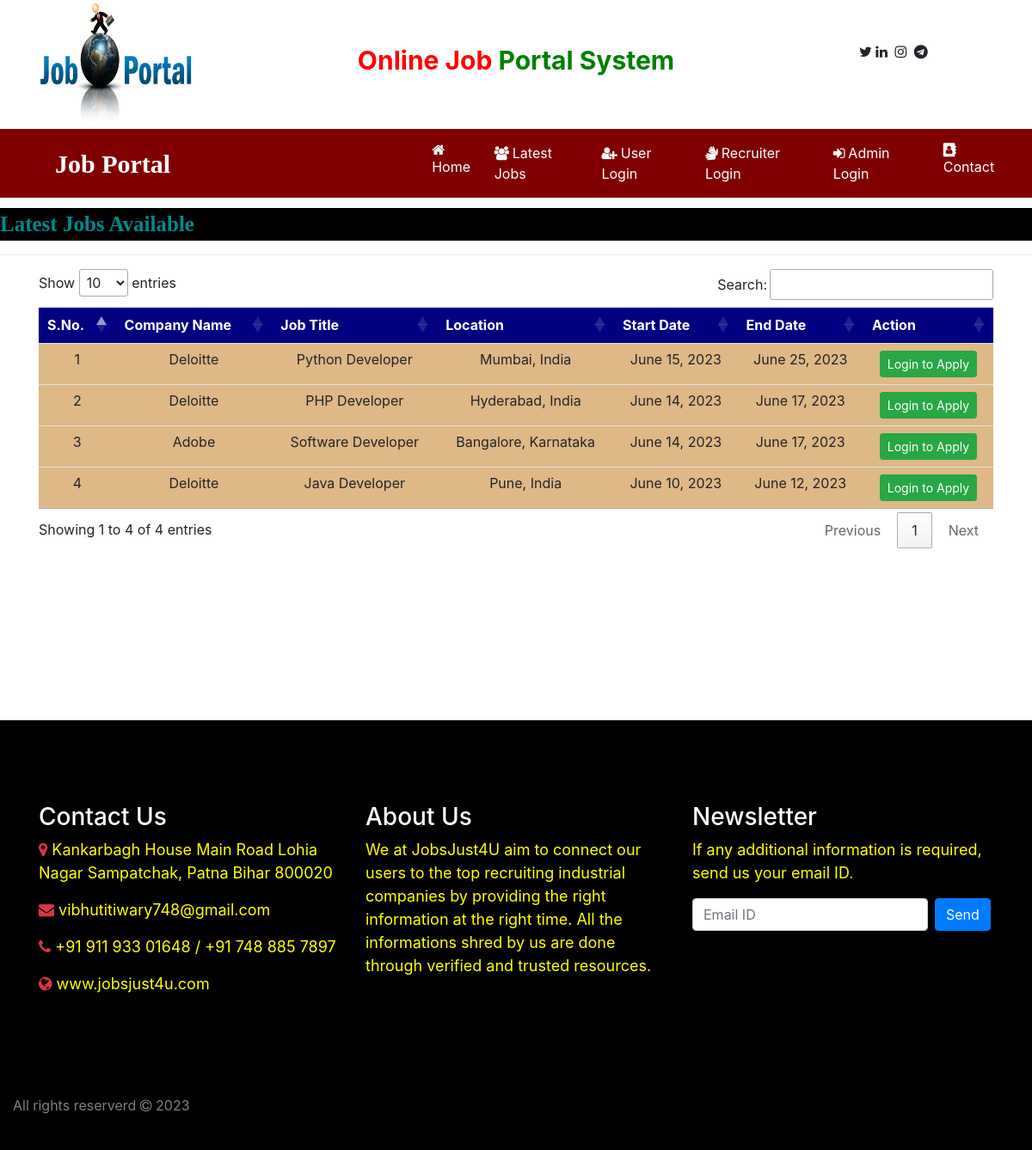
The page /latest_jobs on the database its author committed.
### job/models.py (models this page shows, shortened)
class Job(models.Model):
    recruiter=models.ForeignKey(Recruiter, on_delete=models.CASCADE)
    start_date=models.DateField()
    end_date=models.DateField()
    title=models.CharField(max_length=100)
    salary=models.FloatField(max_length=20)
    image=models.FileField()
    description=models.CharField(max_length=300)
    experience=models.CharField(max_length=50)
    location=models.CharField(max_length=100)
    skills=models.CharField(max_length=100)
    creationdate=models.DateField()

class Recruiter(models.Model):
    user=models.ForeignKey(User, on_delete=models.CASCADE)
    mobile=models.CharField(max_length=15, null=True)
    image=models.FileField(null=True)
    gender=models.CharField(max_length=15, null=True)
    company=models.CharField(max_length=100,null=True)
    type=models.CharField(max_length=15, null=True)
    status=models.CharField(max_length=20, null=True)

### job/views.py (the view)
# urls.py: path('latest_jobs', latest_jobs, name="latest_jobs"),
def latest_jobs(request):
    job=Job.objects.all().order_by('-start_date')
    d={'job':job}
    return render(request, 'latest_jobs.html',d)

### job/templates/latest_jobs.html (shortened to what this page needs)
{% load static %}
{% block body %}
{% include 'navigation.html' %}
<marquee style="font-family: 'Monotype Corsiva'; font-size: 25px; color: darkcyan; background-color: black; font-weight: bold; margin-top: 1%">
    Latest Jobs Available
</marquee>
<hr>
<div class="container">
    <table class="table table-hover" id="example" style="width:100%">
        <thead>
            <tr style="background-color: #000080; color: white;">
                <th>S.No.</th>
                <th>Company Name</th>
                <th>Job Title</th>
                <th>Location</th>
                <th>Start Date</th>
                <th>End Date</th>
                <th>Action</th>
            </tr>
        </thead>
        <tbody>
            {% for i in job %}
            <tr style="background-color: #DEB887;">
                <td>{{forloop.counter}}</td>
                <td>{{i.recruiter.company}}</td>
                <td>{{i.title}}</td>
                <td>{{i.location}}</td>
                <td>{{i.start_date}}</td>
                <td>{{i.end_date}}</td>
                <td><a href="{% url 'user_login' %}" class="btn btn-success btn-sm">Login to Apply</a></td>
            </tr>
            {% endfor %}
        </tbody>
    </table>
</div>
{% include 'footer.html' %}
<link rel="stylesheet" type="text/css" href="https://cdn.datatables.net/1.11.3/css/jquery.dataTables.min.css">
{% endblock %}

### job/templates/latest_jobs.html (style rules this page uses)
tr { text-align: center; }

### rows shown on the page
Job: recruiter.company "Deloitte", title "Python Developer", location "Mumbai, India", start_date "June 15, 2023", end_date "June 25, 2023"
Job: recruiter.company "Deloitte", title "PHP Developer", location "Hyderabad, India", start_date "June 14, 2023", end_date "June 17, 2023"
Job: recruiter.company "Adobe", title "Software Developer", location "Bangalore, Karnataka", start_date "June 14, 2023", end_date "June 17, 2023"
Job: recruiter.company "Deloitte", title "Java Developer", location "Pune, India", start_date "June 10, 2023", end_date "June 12, 2023"
